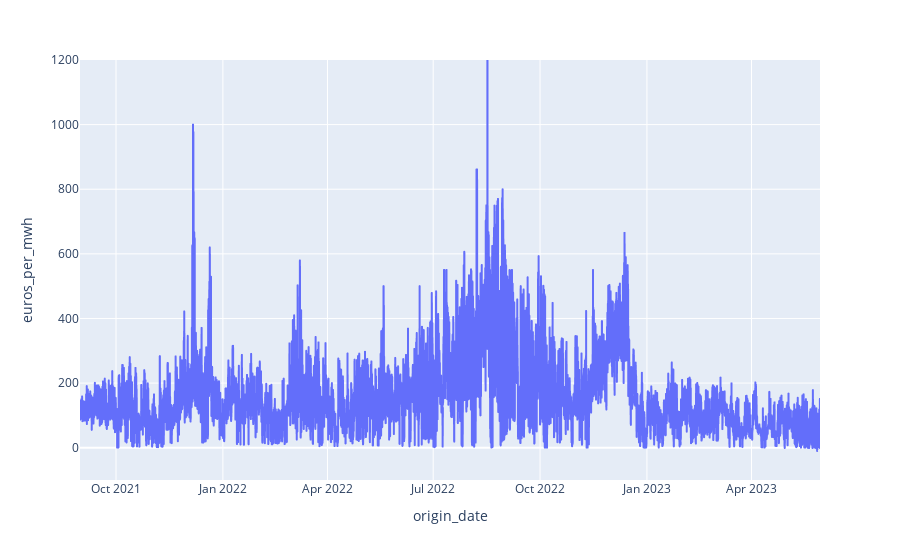

This figure's notebook cell:
### Code cell
fig = px.line(data.electricityPrices, x='origin_date', y='euros_per_mwh')
fig.update_yaxes(range=[-100, 1200])
fig.show()

### Figure 1 — Plotly figure (JSON) as saved in the notebook; plotly's stock layout.template omitted (floating-point values rounded to 4 significant figures; data arrays with more than 128 entries replaced by an {"elided": "..."} marker saying what was removed)
{"data": [{"hovertemplate": "origin_date=%{x}<br>euros_per_mwh=%{y}<extra></extra>", "legendgroup": "", "line": {"color": "#636efa", "dash": "solid"}, "marker": {"symbol": "circle"}, "mode": "lines", "name": "", "showlegend": false, "type": "scattergl", "x": {"elided": "15288 str values"}, "xaxis": "x", "y": {"elided": "15288 float values"}, "yaxis": "y"}], "layout": {"autosize": true, "legend": {"tracegroupgap": 0}, "margin": {"t": 60}, "xaxis": {"anchor": "y", "autorange": true, "domain": [0, 1], "range": ["2021-08-31", "2023-05-29 23:00"], "title": {"text": "origin_date"}, "type": "date"}, "yaxis": {"anchor": "x", "domain": [0, 1], "range": [-100, 1200], "title": {"text": "euros_per_mwh"}, "type": "linear"}}}
